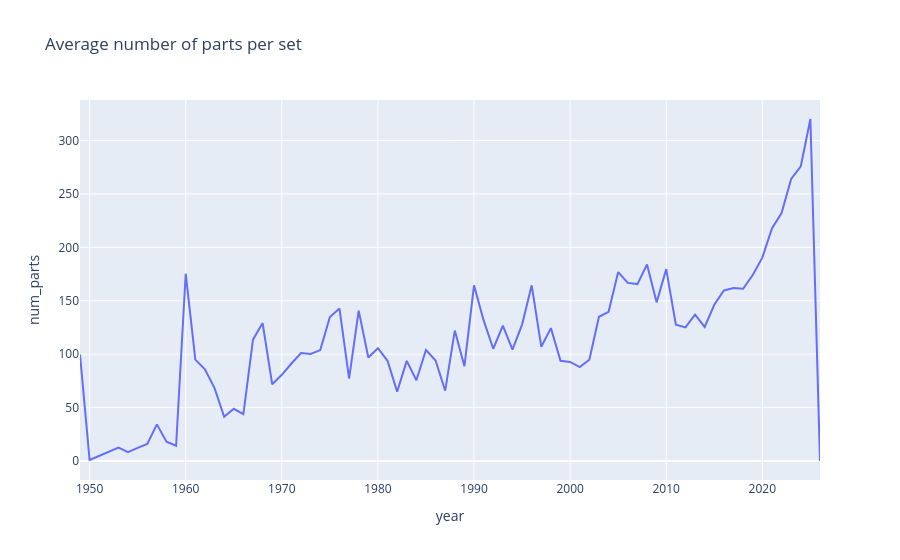

This figure's notebook cell:
### Code cell
fig = px.line(
    df_sets[["year", "num_parts"]].groupby("year").mean().reset_index(),
    x="year",
    y="num_parts",
    title="Average number of parts per set",
)
fig.show()

### Figure 1 — Plotly figure (JSON) as saved in the notebook; plotly's stock layout.template omitted (floating-point values rounded to 4 significant figures)
{"data": [{"hovertemplate": "year=%{x}<br>num_parts=%{y}<extra></extra>", "legendgroup": "", "line": {"color": "#636efa", "dash": "solid"}, "marker": {"symbol": "circle"}, "mode": "lines", "name": "", "orientation": "v", "showlegend": false, "type": "scatter", "x": [1949, 1950, 1953, 1954, 1955, 1956, 1957, 1958, 1959, 1960, 1961, 1962, 1963, 1964, 1965, 1966, 1967, 1968, 1969, 1970, 1971, 1972, 1973, 1974, 1975, 1976, 1977, 1978, 1979, 1980, 1981, 1982, 1983, 1984, 1985, 1986, 1987, 1988, 1989, 1990, 1991, 1992, 1993, 1994, 1995, 1996, 1997, 1998, 1999, 2000, 2001, 2002, 2003, 2004, 2005, 2006, 2007, 2008, 2009, 2010, 2011, 2012, 2013, 2014, 2015, 2016, 2017, 2018, 2019, 2020, 2021, 2022, 2023, 2024, 2025, 2026], "xaxis": "x", "y": [99.6, 1.0, 12.5, 8.357, 12.26, 16.0, 34.29, 18.03, 14.25, 175.3, 94.88, 85.85, 68.25, 41.32, 48.85, 43.8, 113.6, 129.1, 71.87, 80.69, 91.28, 101.0, 100.3, 103.8, 134.8, 142.7, 77.12, 140.7, 96.91, 105.6, 93.79, 64.96, 93.75, 75.56, 103.9, 94.1, 65.8, 122.1, 88.78, 164.4, 131.6, 105.1, 126.8, 104.3, 127.7, 164.5, 106.9, 124.4, 93.88, 92.74, 87.9, 94.83, 135.0, 139.7, 176.9, 166.7, 165.6, 184.0, 148.5, 179.6, 127.6, 125.1, 136.9, 125.5, 146.3, 159.7, 161.9, 161.3, 174.2, 190.4, 217.7, 232.0, 264.1, 275.9, 320.2, 0.0], "yaxis": "y"}], "layout": {"legend": {"tracegroupgap": 0}, "title": {"text": "Average number of parts per set"}, "xaxis": {"anchor": "y", "domain": [0, 1], "title": {"text": "year"}}, "yaxis": {"anchor": "x", "domain": [0, 1], "title": {"text": "num_parts"}}}}
